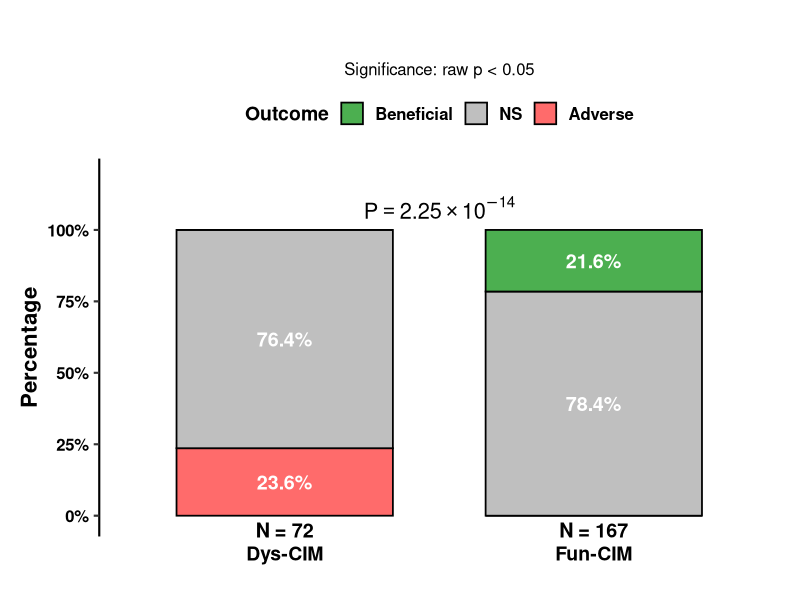
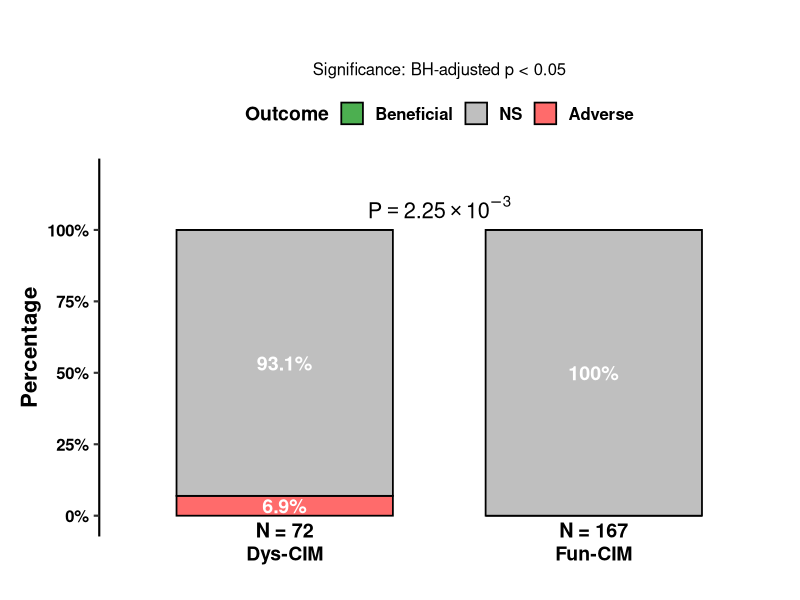

Write R code to recreate these figures, in order.
# ============================================================================
# figure_cimic_survival_classification_multivariable.R
# ============================================================================
# Purpose:
#   Classify each CIMIC-associated gene as Beneficial / Adverse / NS based on
#   cross-cohort concordant MULTIVARIABLE survival associations
#   (METABRIC + SCANB), then visualize the distribution across Fun-CIM vs
#   Dys-CIM trajectories as a stacked percentage bar plot.
#
#   Two versions are produced:
#     - raw p-value   (< 0.05)  -> Results/..._multivariable_pvalue.png
#     - BH-adjusted p (< 0.05)  -> Results/..._multivariable_padj_BH.png
#
# Input:
#   Datasets/Multivariable_CIMIC_Clinical_Analysis.csv
#     - Category : trajectory label ("Fun-CIM" / "Dys-CIM")
#     - gene     : gene symbol
#     - {COHORT}_{ENDPOINT}_HR / _CI_lower / _CI_upper / _p_value / _p_adj_BH
#       COHORT   in {METABRIC, SCANB}
#       METABRIC endpoints: OS, DSS, RFI
#       SCANB    endpoints: OS, RFI, DRFI
#
# Classification (per gene):
#   Beneficial : HR < 1 AND p < 0.05 in >= 1 endpoint in BOTH cohorts
#   Adverse    : HR > 1 AND p < 0.05 in >= 1 endpoint in BOTH cohorts
#   NS         : everything else (including discordant or single-cohort signals)
#
# Dependencies: ggplot2, dplyr
# ============================================================================

library(dplyr)
library(ggplot2)

dir.create("Results", showWarnings = FALSE)

# ----------------------------------------------------------------------------
# 1. Load data
# ----------------------------------------------------------------------------
df <- read.csv(
  "Datasets/Multivariable_CIMIC_Clinical_Analysis.csv",
  stringsAsFactors = FALSE,
  check.names      = FALSE
)
names(df)[1] <- "Category"

# Endpoints per cohort
mb_endpoints    <- c("OS", "DSS", "RFI")
scanb_endpoints <- c("OS", "RFI", "DRFI")

# Shared aesthetics
outcome_colors <- c(
  "Adverse"    = "#FF6B6B",
  "NS"         = "#BFBFBF",
  "Beneficial" = "#4CAF50"
)
class_levels <- c("Adverse", "NS", "Beneficial")
cat_levels   <- c("Dys-CIM", "Fun-CIM")

# ----------------------------------------------------------------------------
# 2. Helper: does a gene show directional significance in >= 1 endpoint
#            within a given cohort?
#    data      : full data frame (all rows passed at once via vectorised loop)
#    cohort    : "METABRIC" or "SCANB"
#    endpoints : character vector of endpoint codes
#    direction : "benef" (HR < 1) or "adv" (HR > 1)
#    p_suffix  : "_p_value" or "_p_adj_BH"
# ----------------------------------------------------------------------------
cohort_signal <- function(data, cohort, endpoints, direction, p_suffix) {
  signal <- rep(FALSE, nrow(data))
  for (ep in endpoints) {
    hr_col <- paste0(cohort, "_", ep, "_HR")
    p_col  <- paste0(cohort, "_", ep, p_suffix)
    hr <- data[[hr_col]]
    p  <- data[[p_col]]
    dir_ok <- if (direction == "benef") hr < 1 else hr > 1
    cond   <- dir_ok & (p < 0.05)
    cond[is.na(cond)] <- FALSE
    signal <- signal | cond
  }
  signal
}

# ----------------------------------------------------------------------------
# 3. Scientific notation label for Fisher p-value
# ----------------------------------------------------------------------------
fmt_sci_p <- function(p) {
  if (is.na(p) || p <= 0) return("P < 1 %*% 10^-300")
  e <- floor(log10(p))
  m <- p / 10^e
  sprintf("P == %.2f %%*%% 10^%d", m, e)
}

# ----------------------------------------------------------------------------
# 4. Build figure for a given significance column suffix
# ----------------------------------------------------------------------------
build_figure <- function(data, p_suffix, p_type_label, out_file) {

  # Store reference BEFORE mutate so it can be passed to cohort_signal
  df_input <- data
  # --- Classify genes -------------------------------------------------------
  data <- data %>%
    mutate(
      mb_benef    = cohort_signal(df_input, "METABRIC", mb_endpoints,    "benef", p_suffix),
      mb_adv      = cohort_signal(df_input, "METABRIC", mb_endpoints,    "adv",   p_suffix),
      scanb_benef = cohort_signal(df_input, "SCANB",    scanb_endpoints, "benef", p_suffix),
      scanb_adv   = cohort_signal(df_input, "SCANB",    scanb_endpoints, "adv",   p_suffix),
      Classification = dplyr::case_when(
        mb_benef & scanb_benef ~ "Beneficial",
        mb_adv   & scanb_adv   ~ "Adverse",
        TRUE                   ~ "NS"
      )
    )

  # --- Per-category percentages ---------------------------------------------
  counts <- data %>%
    dplyr::count(Category, Classification, name = "n")

  plot_data <- expand.grid(
    Category       = cat_levels,
    Classification = class_levels,
    stringsAsFactors = FALSE
  ) %>%
    dplyr::left_join(counts, by = c("Category", "Classification")) %>%
    dplyr::mutate(n = dplyr::coalesce(n, 0L)) %>%
    dplyr::group_by(Category) %>%
    dplyr::mutate(total = sum(n), percentage = n / total * 100) %>%
    dplyr::ungroup() %>%
    dplyr::mutate(
      Classification = factor(Classification, levels = c("Beneficial", "NS", "Adverse")),
      Category       = factor(Category, levels = cat_levels)
    )

  # N labels
  n_labels <- plot_data %>%
    dplyr::distinct(Category, total) %>%
    dplyr::mutate(label = paste0("N = ", total))

  # --- Fisher exact test ----------------------------------------------------
  cont_tab <- table(
    factor(data$Category,        levels = cat_levels),
    factor(data$Classification,  levels = class_levels)
  )
  fisher_p <- tryCatch(
    fisher.test(cont_tab)$p.value,
    error = function(e) fisher.test(cont_tab, simulate.p.value = TRUE, B = 1e6)$p.value
  )
  p_label <- fmt_sci_p(fisher_p)

  # --- Plot -----------------------------------------------------------------
  p <- ggplot(plot_data, aes(x = Category, y = percentage, fill = Classification)) +
    geom_col(width = 0.7, color = "black", linewidth = 0.6) +
    geom_text(
      aes(label = ifelse(percentage > 0, paste0(round(percentage, 1), "%"), "")),
      position = position_stack(vjust = 0.5),
      color    = "white", fontface = "bold", size = 5
    ) +
    geom_text(
      data        = n_labels,
      aes(x = Category, y = -5, label = label),
      inherit.aes = FALSE,
      fontface    = "bold", color = "black", size = 5
    ) +
    annotate(
      "text", x = 1.5, y = 108,
      label    = p_label,
      parse    = TRUE,
      fontface = "bold", size = 5.5
    ) +
    scale_fill_manual(
      name   = "Outcome",
      values = outcome_colors,
      breaks = c("Beneficial", "NS", "Adverse")
    ) +
    scale_y_continuous(
      breaks = c(0, 25, 50, 75, 100),
      labels = function(x) paste0(x, "%"),
      expand = expansion(mult = c(0.02, 0.15))
    ) +
    coord_cartesian(clip = "off") +
    labs(
      x        = NULL,
      y        = "Percentage",
      subtitle = paste0("Significance: ", p_type_label)
    ) +
    theme_classic(base_size = 16) +
    theme(
      legend.position  = "top",
      legend.title     = element_text(face = "bold", size = 14),
      legend.text      = element_text(face = "bold", size = 12),
      plot.subtitle    = element_text(hjust = 0.5, size = 12),
      axis.title.y     = element_text(face = "bold", size = 16),
      axis.text.y      = element_text(face = "bold", size = 12, color = "black"),
      axis.text.x      = element_text(face = "bold", size = 14, color = "black"),
      axis.line.x      = element_blank(),
      axis.ticks.x     = element_blank(),
      panel.border     = element_blank(),
      plot.margin      = margin(t = 45, r = 15, b = 25, l = 15)
    )

  ggsave(out_file, plot = p, width = 6, height = 7, dpi = 300, bg = "white")

  message(sprintf("\n[%s] classification counts:", p_type_label))
  print(addmargins(cont_tab))
  message(sprintf("[%s] Fisher exact P = %.3g  ->  %s", p_type_label, fisher_p, out_file))

  invisible(p)
}

# ----------------------------------------------------------------------------
# 5. Generate both versions
# ----------------------------------------------------------------------------
build_figure(df, "_p_value",  "raw p < 0.05",
             "Results/figure_cimic_survival_classification_multivariable_pvalue.png")

build_figure(df, "_p_adj_BH", "BH-adjusted p < 0.05",
             "Results/figure_cimic_survival_classification_multivariable_padj_BH.png")

message("\nDone.")
